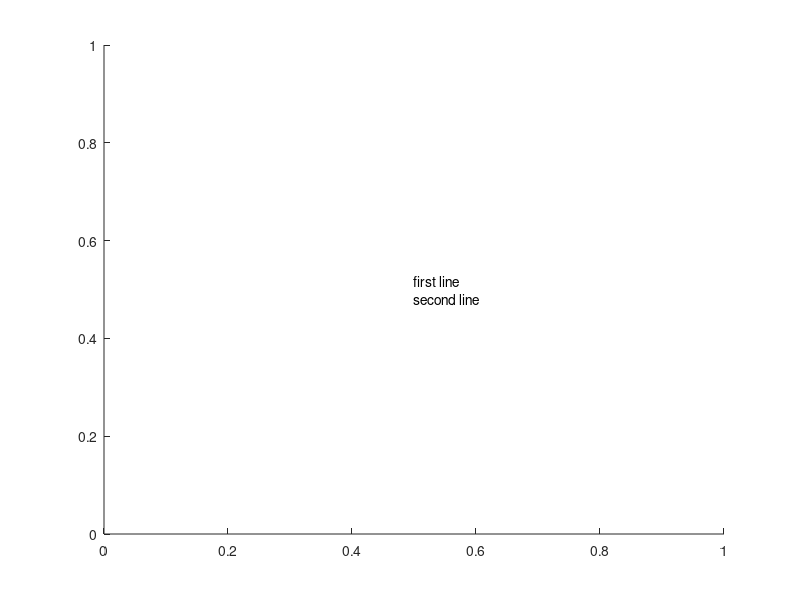

MATLAB code for this plot: (Note: this script raises an error after producing the figure.)
%=============================================================================
% Copyright (c) 2026-present Allan CORNET (Nelson)
%=============================================================================
% This file is part of Nelson.
%=============================================================================
% LICENCE_BLOCK_BEGIN
% SPDX-License-Identifier: LGPL-3.0-or-later
% LICENCE_BLOCK_END
%=============================================================================
% <--ADV-CLI MODE-->
%=============================================================================
f = figure('Visible', 'off');
cleanupFigure = onCleanup(@() close(f)); %#ok<NLS0004>
ax = axes('Parent', f);
label = text(ax, 0.5, 0.5, {'first line'; 'second line'});
label.Visible = 'off';
label.Visible = 'on';
asserts.istrue(isgraphics(label, 'text'));
%=============================================================================
